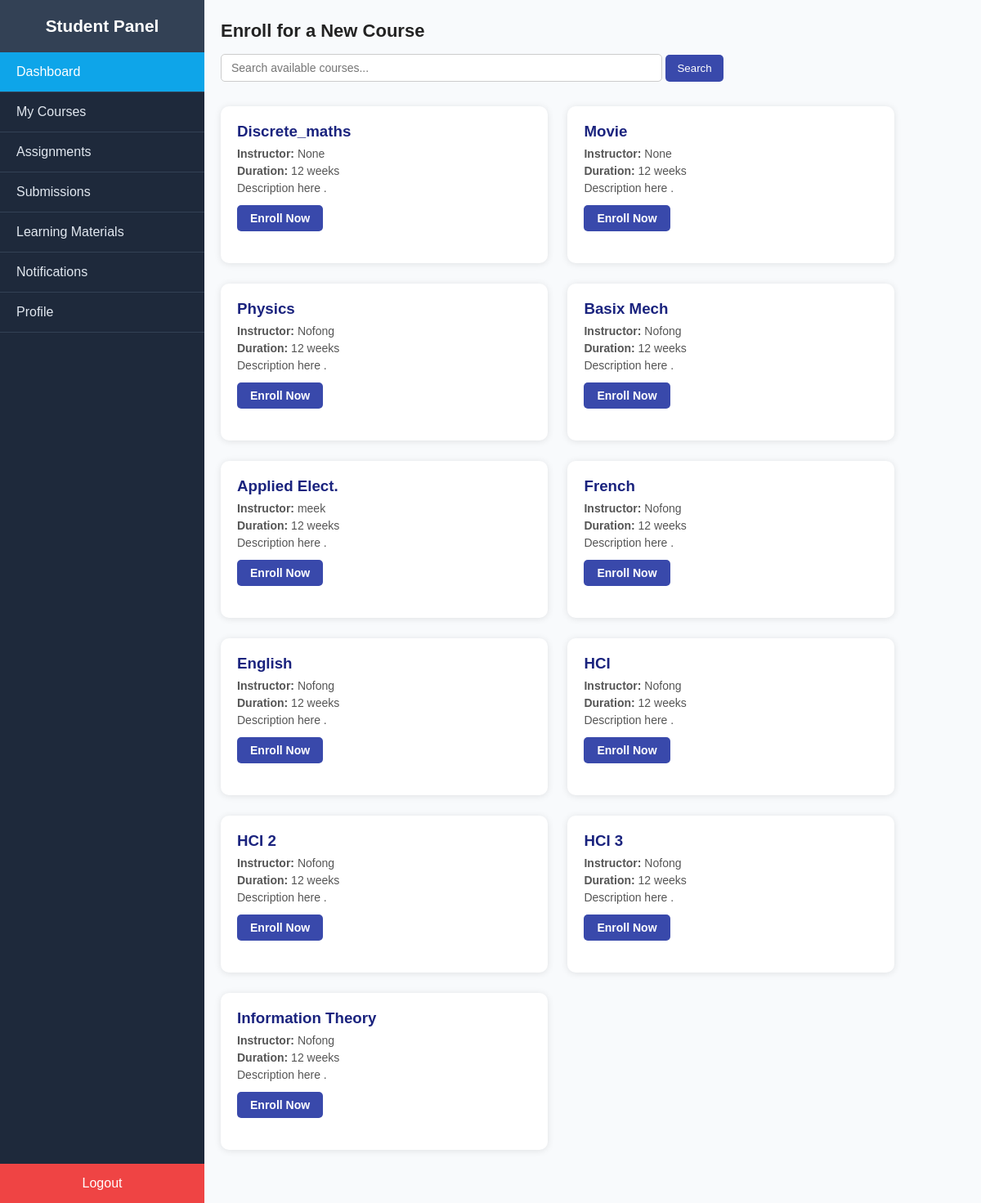
Page /dashboard/student/courses-enroll (signed in) on the earlier database version.
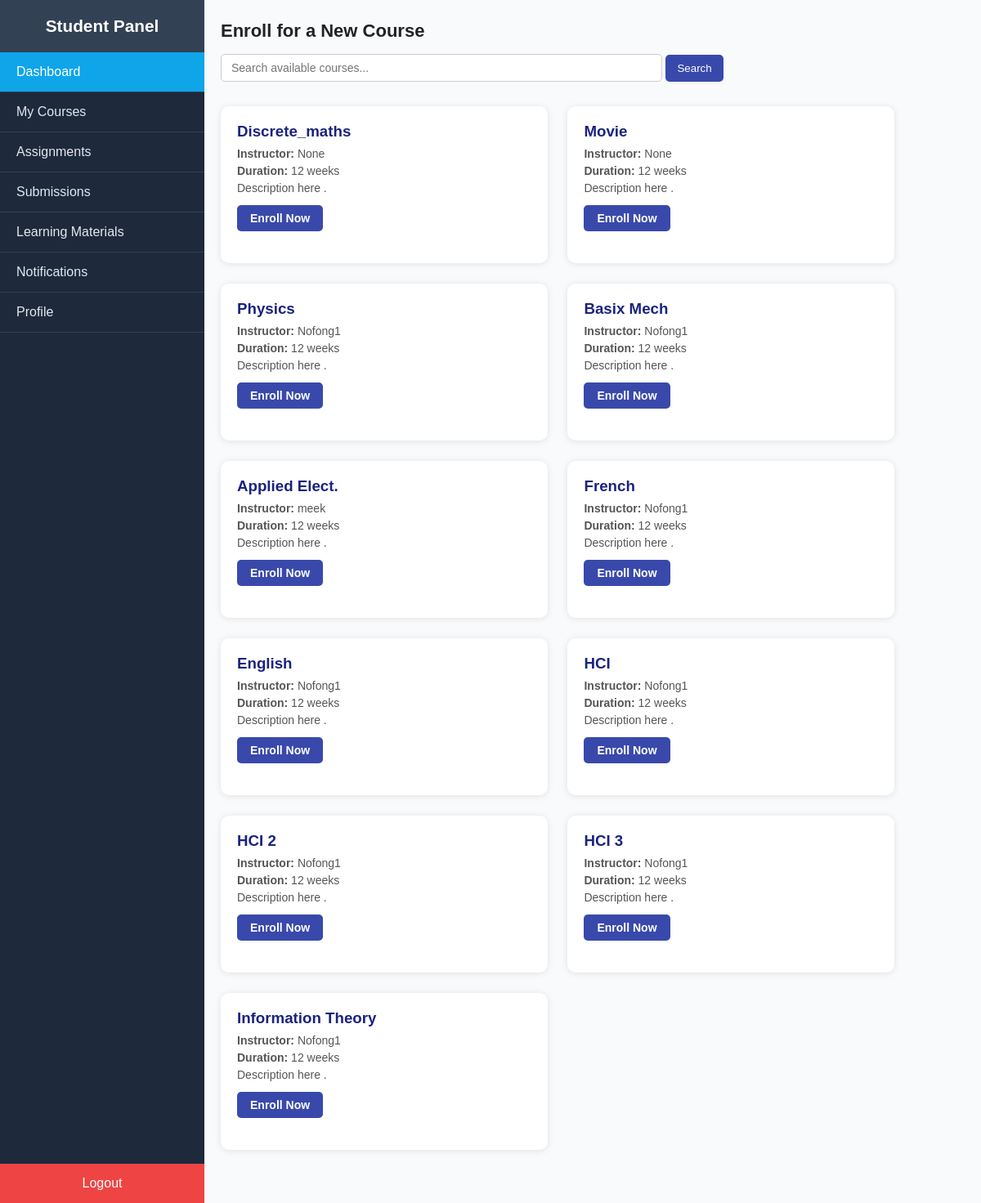
Same page on the later database version.
### main/models.py (models this page shows, shortened)
class Course(models.Model):
    slug = models.SlugField(unique=True,blank=True,max_length=100)
    name = models.CharField(blank=True,unique=True,max_length=100)
    teacher = models.ForeignKey(
        settings.AUTH_USER_MODEL,
        blank=True,
        on_delete=models.SET_NULL,
        related_name="courses_assigned",
        null=True
        )
    students = models.ManyToManyField(
        settings.AUTH_USER_MODEL,
        blank=True,
        related_name="courses_enrolled",
        null=True
        )
    created_by = models.ForeignKey(
        settings.AUTH_USER_MODEL,
        blank=True,
        null=True,
        on_delete=models.SET_NULL,
        related_name="courses_created",
        default="3"
        )
    department = models.ForeignKey(
        Department,
        blank=True,
        null=True,
        on_delete=models.SET_NULL,
        related_name="courses"
        )
    created_at = models.DateTimeField(auto_now_add=True)
    updated_at = models.DateTimeField(auto_now=True)

### users/models.py (models this page shows)
class CustomUser(AbstractUser):
    ROLES = {
        None:"Select user",
        "admin":"Admin",
        "teacher":"Teacher",
        "student":"Student",
    }
    image = models.ImageField(upload_to="profiles/",blank=True,null=False,default="defualt_image.jpg")
    school_id = models.CharField(blank=True,null=True,unique=True,validators=[is_umat_id])
    role = models.CharField(choices=ROLES, blank=True,default="teacher")
    department = models.ForeignKey(
        Department,
            on_delete=models.SET_NULL,
            null=True,
            blank=True,
            related_name="users",
            default="4"
        )
    def __str__(self):
        return self.username
    USERNAME_FIELD = "school_id"

### main/views.py (the view)
# urls.py: path("student/courses-enroll",views.student_course_enroll,name="student_course_enroll"),
def student_course_enroll(request):
    dept_courses = Course.objects.filter(department = request.user.department)
    context = {
        "courses":dept_courses
    }
    return render(request,"main/student_course_enroll.html",context)

### main/context_processors.py (called while the page is built)
def total_values(request):
    total_users = User.objects.all().count()
    total_teachers = User.objects.filter(role = "teacher").count()
    total_students = User.objects.filter(role = "student").count()
    total_departments = Department.objects.all().count()
    total_courses = Course.objects.all().count()
    context = {
        "total_students":total_students,
        "total_teachers":total_teachers,
        "total_courses":total_courses,
        "total_departments":total_departments,
    }
    return context

### main/templates/main/student_course_enroll.html
{% extends 'student_base.html' %}
{% load static %}
{% block extra_styles %} <link rel="stylesheet" href="{% static 'main/css/student_course_enroll.css' %}">
{% endblock extra_styles %}
{% block body %}
    <h1>Enroll for a New Course</h1>
    <div class="search-box">
      <input type="text" placeholder="Search available courses...">
      <button>Search</button>
    </div>
    <div class="course-container">
    {% for course in courses %}
      <div class="course-card">
        <h3>{{course.name}}</h3>
        <p><strong>Instructor:</strong> {{course.teacher}}</p>
        <p><strong>Duration:</strong> 12 weeks</p>
        <p>Description here .</p>
        {% if user in course.students.all %}
          <a href="{% url 'main:student_course_enroll_unenroll_specific' course.slug %}" class="unenroll-btn">Unenroll Now</a>
        {% else %}
          <a href="{% url 'main:student_course_enroll_unenroll_specific' course.slug %}" class="enroll-btn">Enroll Now</a>
        {% endif %}
      </div>
    {% endfor %}
    </div>
  </div>
{% endblock body %}

Differences in the rows shown:
changed through a linked row, Course "Physics": teacher "Nofong" → "Nofong1"
changed through a linked row, Course "Basix Mech": teacher "Nofong" → "Nofong1"
changed through a linked row, Course "French": teacher "Nofong" → "Nofong1"
changed through a linked row, Course "English": teacher "Nofong" → "Nofong1"
changed through a linked row, Course "HCI": teacher "Nofong" → "Nofong1"
changed through a linked row, Course "HCI 2": teacher "Nofong" → "Nofong1"
changed through a linked row, Course "HCI 3": teacher "Nofong" → "Nofong1"
changed through a linked row, Course "Information Theory": teacher "Nofong" → "Nofong1"
